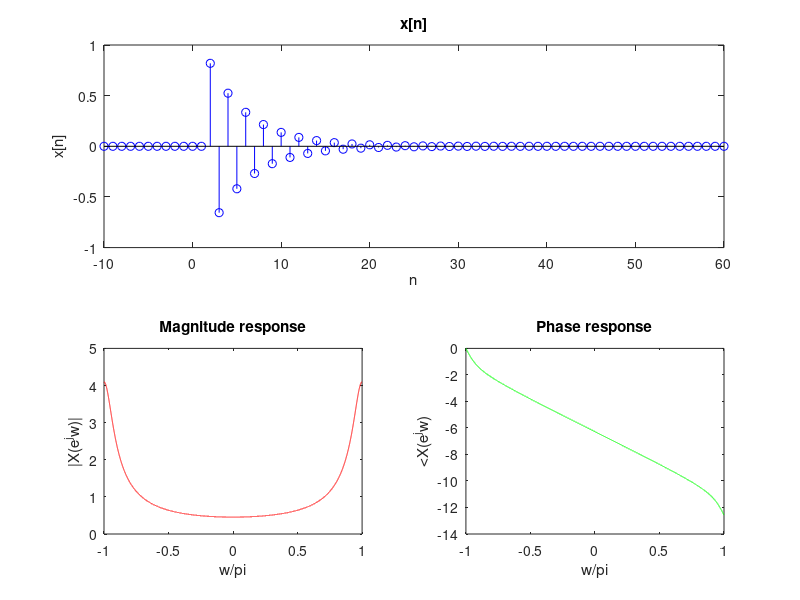

Here is the MATLAB script that generated this plot:
clc
clear all
close all

% % my code for Problem  #11 part(a)
% N = 10;
% n = 0:N-1;                                      % x1[n] has fandamental period 10
% x = sin(2*pi*(3/10).*n);                        % x1[n] = sin[2?(3/10)n]
% X = fft(x)./N;
% xm1 = abs(X);
% xp1 = angle(X);
% 
% figure(1);
% subplot(2, 2, [1,2])                            % This is a plot of the original signal
% stem(n, x, 'b');                                % This is a plot of the original signal
% xlabel('n')
% ylabel('x_1[n]')
% title('Signal Plot of x_1[n]')
% subplot(2, 2, 3);                               % This is a plot of the Magnitude
% stem(n, xm1, 'g');                              % This is a plot of the Magnitude
% title('plot of magnitude spectra of x_1[n]');
% xlabel('K');
% ylabel('|X_1(K)|');
% xticks(n);
% subplot(2, 2, 4);                               % This is a plot of the Phase
% stem(n, xp1, 'r');                              % This is a plot of the Phase
% title('plot of phase spectra of x_1[n]');
% xlabel('K');
% ylabel('\angleX_1(K)');
% xticks(n);
% ylim([-pi pi]);
% yticks([-pi:pi/4:pi]);
% yticklabels({'-\pi','-3\pi/4','-\pi/2','-\pi/4','0','\pi/4','\pi/2','3\pi/4','\pi'});




% % my code for Problem  #11 part(b)
% N = 6;
% n = 0:N-1;                                      % x2[n] has fandamental period 6
% x = [1, 2, -1, 0, -1, 2];                       % x2[n] = [1, 2, -1, 0, -1, 2]
% X = fft(x)./N;
% xm1 = abs(X);
% xp1 = angle(X);
% 
% figure(1);
% subplot(2, 2, [1,2])                            % This is a plot of the original signal
% stem(n, x, 'b');                                % This is a plot of the original signal
% xlabel('n')
% ylabel('x_2[n]')
% title('Signal Plot of x_2[n]')
% subplot(2, 2, 3);                               % This is a plot of the Magnitude
% stem(n, xm1, 'g');                              % This is a plot of the Magnitude
% title('plot of magnitude spectra of x_2[n]');
% xlabel('K');
% ylabel('|X_2(K)|');
% xticks(n);
% subplot(2, 2, 4);                               % This is a plot of the Phase
% stem(n, xp1, 'r');                              % This is a plot of the Phase
% title('plot of phase spectra of x_2[n]');
% xlabel('K');
% ylabel('\angleX_2(K)');
% xticks(n);
% ylim([-pi pi]);
% yticks([-pi:pi/4:pi]);
% yticklabels({'-\pi','-3\pi/4','-\pi/2','-\pi/4','0','\pi/4','\pi/2','3\pi/4','\pi'});



% my code for Problem  #11 part(c)
% N = 4;
% n = 0:N-1;                                      % x3[n] has fandamental period 4
% x = ( 1 - sin((pi.*n)/4) );                     % x3[n] = 1 - sin((pi.*n)/4)
% X = fft(x)./N;
% xm1 = abs(X);
% xp1 = angle(X);
% 
% figure(1);
% subplot(2, 2, [1,2])                            % This is a plot of the original signal
% stem(n, x, 'b');                                % This is a plot of the original signal
% xlabel('n')
% ylabel('x_3[n]')
% title('Signal Plot of x_3[n]')
% subplot(2, 2, 3);                               % This is a plot of the Magnitude
% stem(n, xm1, 'g');                              % This is a plot of the Magnitude
% title('plot of magnitude spectra of x_3[n]');
% xlabel('K');
% ylabel('|X_3(K)|');
% xticks(n);
% subplot(2, 2, 4);                               % This is a plot of the Phase
% stem(n, xp1, 'r');                              % This is a plot of the Phase
% title('plot of phase spectra of x_3[n]');
% xlabel('K');
% ylabel('\angleX_3(K)');
% xticks(n);
% ylim([-pi pi]);
% yticks([-pi:pi/4:pi]);
% yticklabels({'-\pi','-3\pi/4','-\pi/2','-\pi/4','0','\pi/4','\pi/2','3\pi/4','\pi'});





% my code for Problem  #11 part(d)
% N = 12;
% n = 0:N-1;                                      % x4[n] has fandamental period 4
% x = ( 1 - sin((pi.*n)/4) );                     % x4[n] = 1 - sin((pi.*n)/4)
% X = fft(x)./N;
% xm1 = abs(X);
% xp1 = angle(X);
% 
% figure(1);
% subplot(2, 2, [1,2])                            % This is a plot of the original signal
% stem(n, x, 'b');                                % This is a plot of the original signal
% xlabel('n')
% ylabel('x_4[n]')
% title('Signal Plot of x_4[n]')
% subplot(2, 2, 3);                               % This is a plot of the Magnitude
% stem(n, xm1, 'g');                              % This is a plot of the Magnitude
% title('plot of magnitude spectra of x_4[n]');
% xlabel('K');
% ylabel('|X_4(K)|');
% xticks(n);
% subplot(2, 2, 4);                               % This is a plot of the Phase
% stem(n, xp1, 'r');                              % This is a plot of the Phase
% title('plot of phase spectra of x_4[n]');
% xlabel('K');
% ylabel('\angleX_4(K)');
% xticks(n);
% ylim([-pi pi]);
% yticks([-pi:pi/4:pi]);
% yticklabels({'-\pi','-3\pi/4','-\pi/2','-\pi/4','0','\pi/4','\pi/2','3\pi/4','\pi'});



% my code for Problem  #13 part(a)
% n = -49:1:50;
% x = ((1/2).^abs(n)).*(cos(pi*(n-1)/8));
% omega = -pi:(pi/1000):pi;
% N = length(x);
% X = exp(-j*omega'*n)*(x');
% 
% 
% subplot(2, 2, [1,2])                    % This is a plot of the original signal
% stem(n, x, 'b');                        % This is a plot of the original signal
% xlabel('n')
% ylabel('x[n]')
% title('x[n]')
% 
% subplot(2, 2, 3)                        % This is the magnitude plot
% plot( (omega/pi), abs(X), 'r' );        % This is the magnitude plot
% title('Magnitude response')
% xlabel('w/pi')
% ylabel('|X(e^jw)|')
% 
% subplot(2, 2, 4)                        % This is the phase plot
% plot((omega/pi), angle(X), 'g' );       % This is the phase plot
% title('Phase response')
% xlabel('w/pi')
% ylabel('<X(e^jw)')



% my code for Problem  #14 part(a)
% omega = -pi:(pi/10000):pi;
% X1 = ((cos(omega)).^2) + ((sin(3.*omega)).^2);
% X1_inverse = ifft(X1);
% % plot(omega/pi, X1, 'r' );
% stem(real(X1_inverse), 'r' );
% xlim([-4 20])


% my code for Problem  #14 part(c)
% omega = -pi:(pi/41):pi;
% X1 = zeros(1, length(omega));
% for i = 1:length(omega)
%     if( omega(i)/pi >= -0.5 && omega(i)/pi <= 0 )
%         X1(i) = ( 1 - (2*(omega(i))/pi) );
%     elseif( omega(i)/pi > 0 && omega(i)/pi <= 0.5 )
%         X1(i) = ( 1 + (2*(omega(i))/pi) );
%     else
%         X1(i) = 0;
%     end
% end
% X1_inverse = ifft(X1);
% plot(omega/pi, X1);
% stem(real(X1_inverse));
% xlim([-6 40]);




% my code for Problem  #48 part(b)
n = -10:60;
x = 2*(-0.8).^(n + 2).*(n >= 2);
omega = -pi:(pi/10000):pi;
X = exp(-j*omega'*n)*(x');

subplot(2, 2, [1,2])                                % This is a plot of the original signal
stem(n, x, 'b');                                    % This is a plot of the original signal
xlabel('n')
ylabel('x[n]')
title('x[n]')

subplot(2, 2, 3)                                    % This is the magnitude plot
plot( (omega/pi), abs(X), 'r' );                    % This is the magnitude plot
title('Magnitude response')
xlabel('w/pi')
ylabel('|X(e^jw)|')

subplot(2, 2, 4)                                        % This is the phase plot
plot((omega/pi), unwrap(angle(X)), 'g' );               % This is the phase plot
title('Phase response')
xlabel('w/pi')
ylabel('<X(e^jw)')
